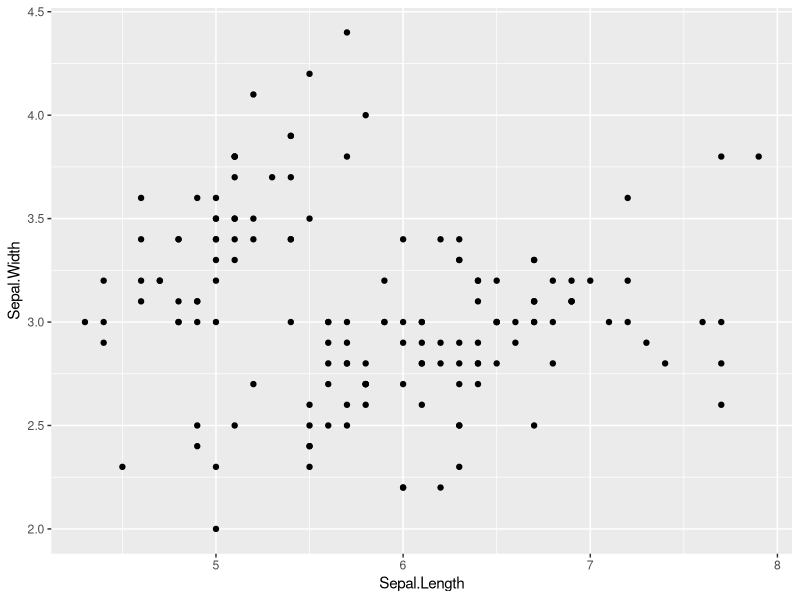
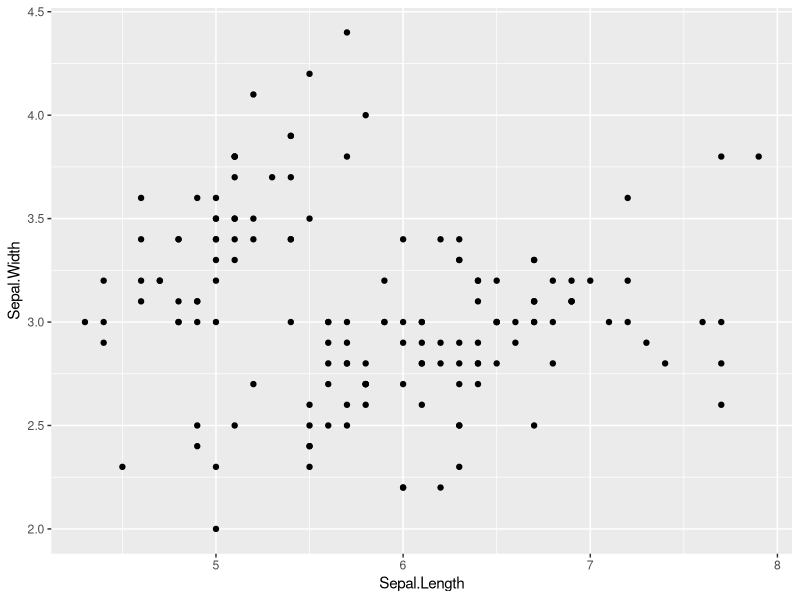
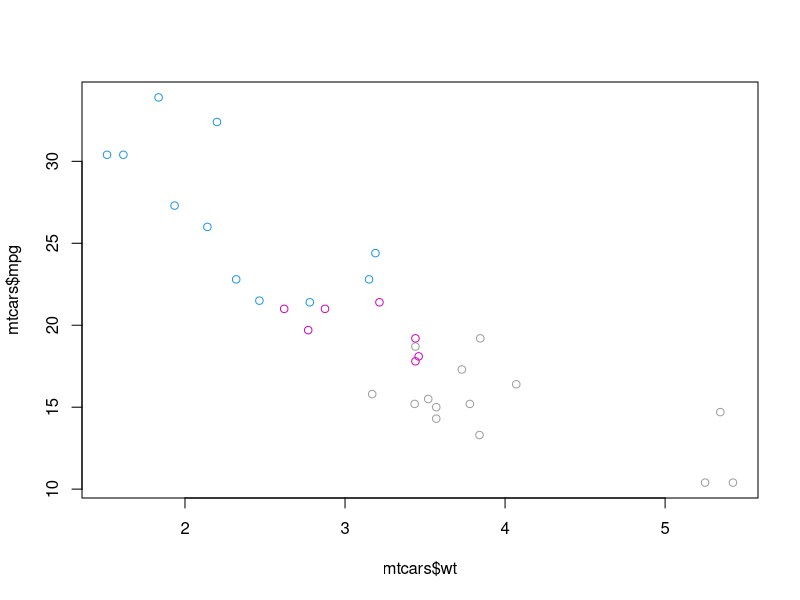
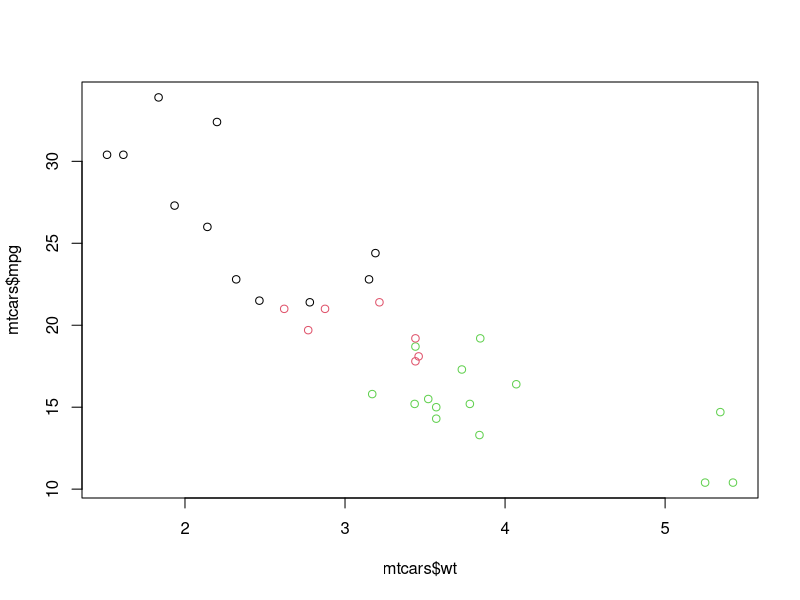
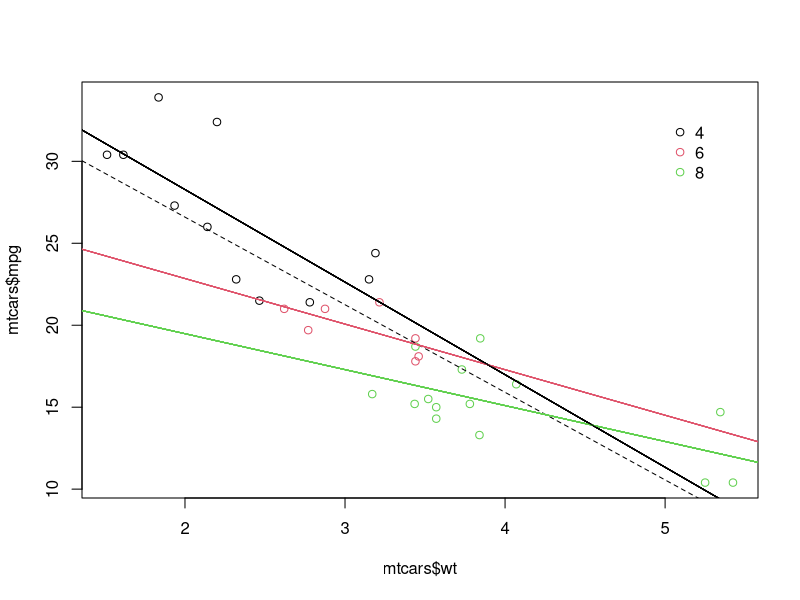
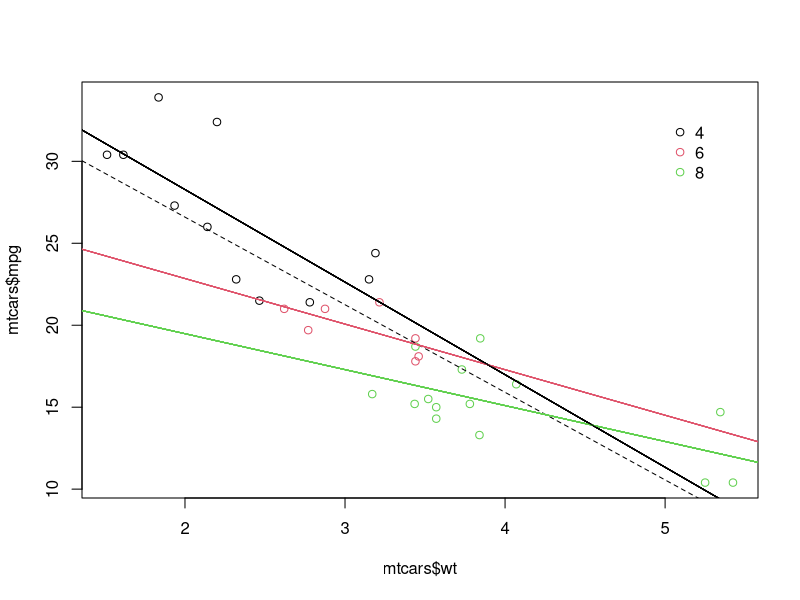
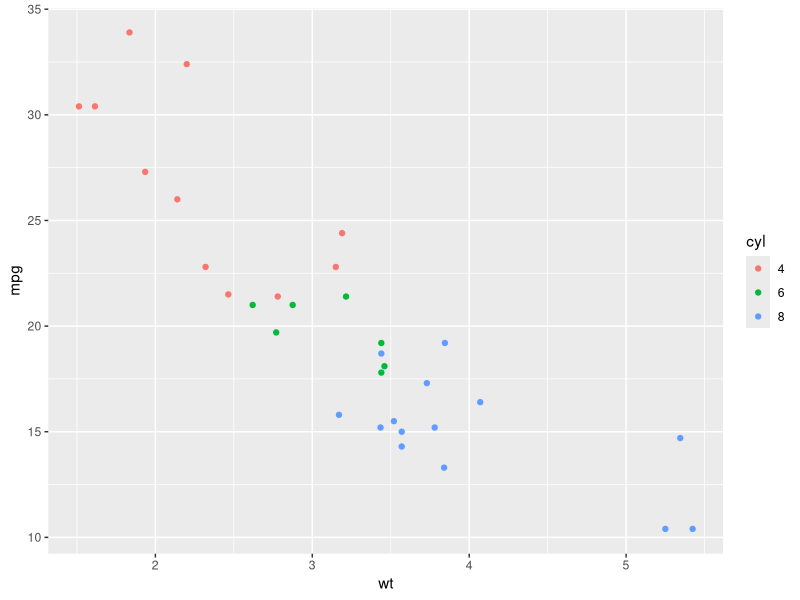
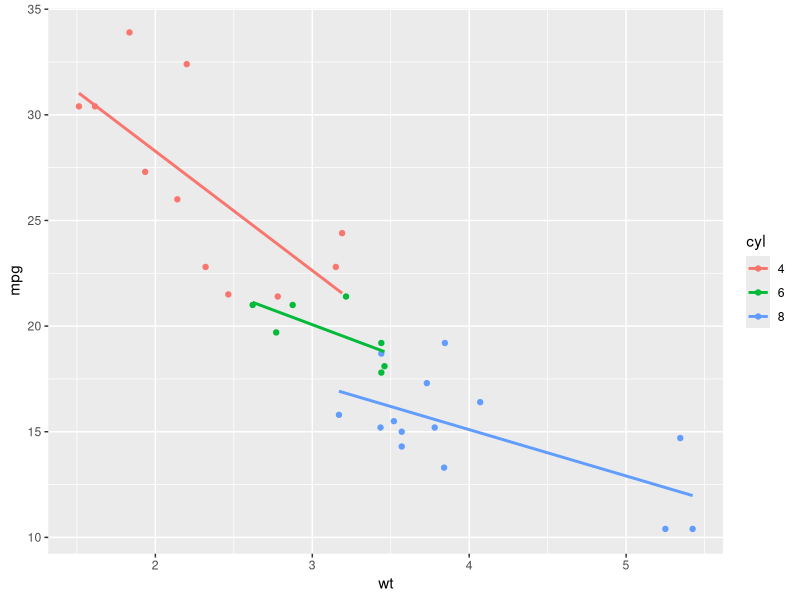

These figures' R source, in order:
#================================================================================
# ggplot 2: Chapter 2
#================================================================================
library(ggplot2)

#     Data       Aesthetics
ggplot(iris, aes(x=Sepal.Length,
                 y=Sepal.Width)) +
  geom_point()
  #geometry 

    #     Data       Aesthetics
p  <- ggplot(iris, aes(x=Sepal.Length,
                       y=Sepal.Width)) +
         geom_point()
         #geometry 

p # calls the whole plot


#================================================================================
# 1) base package and ggplot2, part 1 - plot

# Plot the correct variables of mtcars
plot(mtcars$wt,mtcars$mpg, col = mtcars$cyl)

# Change cyl inside mtcars to a factor
mtcars$cyl <- as.factor(mtcars$cyl)

# Make the same plot as in the first instruction
plot(mtcars$wt,mtcars$mpg, col = mtcars$cyl)

# Recall that under-the-hood, factors are simply integer type vectors,
# so the colors in the second plot are 1, 2, and 3. 
# In the first plot the colors were 4, 6, and 8.
#================================================================================
# 2) base package and ggplot2, part 2 - lm

# Basic plot
mtcars$cyl <- as.factor(mtcars$cyl)
plot(mtcars$wt, mtcars$mpg, col = mtcars$cyl)

# Use lm() to calculate a linear model and save it as carModel
carModel <- lm(mpg ~ wt, data = mtcars)

# Call abline() with carModel as first argument and set lty to 2
abline(carModel, lty = 2)

# Plot each subset efficiently with lapply
# You don't have to edit this code
lapply(mtcars$cyl, function(x) {
  abline(lm(mpg ~ wt, mtcars, subset = (cyl == x)), col = x)
})

# This code will draw the legend of the plot
# You don't have to edit this code
legend(x = 5, y = 33, legend = levels(mtcars$cyl),
       col = 1:3, pch = 1, bty = "n")

#================================================================================
# base package and ggplot2, part 3

# Convert cyl to factor (don't need to change)
mtcars$cyl <- as.factor(mtcars$cyl)

# Example from base R (don't need to change)
plot(mtcars$wt, mtcars$mpg, col = mtcars$cyl)
abline(lm(mpg ~ wt, data = mtcars), lty = 2)
lapply(mtcars$cyl, function(x) {
  abline(lm(mpg ~ wt, mtcars, subset = (cyl == x)), col = x)
})
legend(x = 5, y = 33, legend = levels(mtcars$cyl),
       col = 1:3, pch = 1, bty = "n")

# Plot 1: add geom_point() to this command to create a scatter plot
ggplot(mtcars, aes(x = wt, y = mpg, col = cyl)) +
  geom_point()  # Fill in using instructions Plot 1

# Plot 2: include the lines of the linear models, per cyl
ggplot(mtcars, aes(x = wt, y = mpg, col = cyl)) +
  geom_point() + # Copy from Plot 1
  geom_smooth(method = lm, se = F)  # Fill in using instructions Plot 2

# Plot 3: include a lm for the entire dataset in its whole
ggplot(mtcars, aes(x = wt, y = mpg, col = cyl)) +
  geom_point() + # Copy from Plot 2
  geom_smooth(method = lm, se = F) + # Copy from Plot 2
  geom_smooth(aes(group = 1), method = lm,
              se = F, linetype = 2)  # Fill in using instructions Plot 3

#================================================================================
# VIDEO 3: Proper Data Format 
#================================================================================
library(ggplot2)

# a) what is possible but completely WRONG
ggplot(iris, aes(Sepal.Length, Sepal.Width))+
  geom_point() +
  geom_point(aes(Petal.Length, Petal.Width), col = "red")

# plotting space is adjugest
# ggplot2 produces an object 

# b) what is RIGHT
#ggplot(iris.wide, aes(x = Length, y = Width, col = Part))+
 # geom_point() 

#================================================================================
# VIDEO 3: Proper Data Format 
library(ggplot2)

# iris.wide2


#================================================================================
# 1) Variables to visuals, part 1b (goes after 1 in tutorial)
# Load the tidyr package
library(tidyr)
iris
# Fill in the ___ to produce to the correct iris.tidy dataset
iris.tidy <- iris %>%
  gather(key, Value, -Species) %>%
  separate(key, c("Part", "Measure"), "\\.")

iris$Flower <- NULL #in case Flower is part of the data set 
#================================================================================
# 2) Variables to visuals, part 1

# Think about which dataset you would use to get the plot shown right
# Fill in the ___ to produce the plot given to the right
ggplot(iris.tidy, aes(x = Species, y = Value, col = Part)) +
  geom_jitter() + #jitter moves it around so you can see the points
  facet_grid(. ~ Measure)

# gather() rearranges the data frame 
# by specifying the columns that are categorical variables with a - notation. 
# Notice that only one variable is categorical in iris.

# separate() splits up the new key column, which contains the former headers, according to "."
# The new column names "Part" and "Measure" are given in a character vector. Don't forget the quotes.

#================================================================================
# 3) Variables to visuals, part 2b (goes after 2 in tutorial)
# Load the tidyr package
library(tidyr)

# Add column with unique ids (don't need to change)
iris$Flower <- 1:nrow(iris)

# Fill in the ___ to produce to the correct iris.wide dataset
iris.wide <- iris %>%
  gather(key, value, -Flower, -Species) %>%
  separate(key, c("Part", "Measure"), "\\.") %>%
  spread(Measure, value)

# The last step is to use spread() to distribute the new Measure column 
# and associated value column onto two columns.

#================================================================================
# 3) Variables to visuals, part 2

# Consider the head of iris, iris.wide and iris.tidy (in that order)
head(iris)
head(iris.wide)
head(iris.tidy)

# Think about which dataset you would use to get the plot shown right
# Fill in the ___ to produce the plot given to the right
ggplot(iris.wide, aes(x = Length, y = Width, col = Part)) +
  geom_jitter() +
  facet_grid(. ~ Species)
